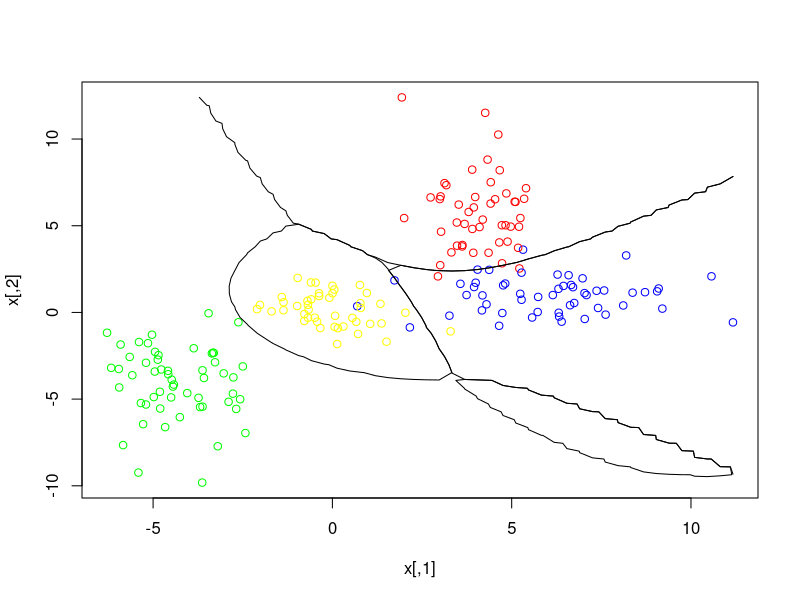

Generate this figure with R:
p1 <- 0.25
p2 <- 0.25
p3 <- 0.25
p4 <- 0.25

n <- 200

s1 <- c(1, 2)
s2 <- c(2, 1)
s3 <- c(1.5, 2)
s4 <- c(1, 1)
s <- rbind(s1, s2, s3, s4)

m1 <- c(4, 6)
m2 <- c(6, 1)
m3 <- c(-4, -4)
m4 <- c(0, 0)
m <- rbind(m1, m2, m3, m4)

c <- sample(c(1, 2, 3, 4), size = n, prob = c(p1, p2, p3, p4), replace = TRUE)
x <- cbind(rnorm(n, m[c, 1], s[c, 1]), rnorm(n, m[c, 2], s[c, 2]))

color <- rep('red', n)
color[c == 2] <- 'blue'
color[c == 3] <- 'green'
color[c == 4] <- 'yellow'

plot(x, col = color)

# Bayes border
len <- 50

xp <- seq(min(x[, 1]), max(x[, 1]), length = len)
yp <- seq(min(x[, 2]), max(x[, 2]), length = len)

grid <- expand.grid(z1 = xp, x2 = yp)

Z <- p1 * dnorm(grid[, 1], m[1, 1], s[1, 1]) *
    dnorm(grid[, 2], m[1, 2], s[1, 2])
Z <- cbind(Z, p2 * dnorm(grid[, 1], m[2, 1], s[2, 1]) *
           dnorm(grid[, 2], m[2, 2], s[2, 2]))
Z <- cbind(Z, p3 * dnorm(grid[, 1], m[3, 1], s[3, 1]) *
           dnorm(grid[, 2], m[3, 2], s[3, 2]))
Z <- cbind(Z, p4 * dnorm(grid[, 1], m[4, 1], s[4, 1]) *
           dnorm(grid[, 2], m[4, 2], s[4, 2]))

zp <- Z[, 4] - pmax(Z[, 1], Z[, 3], Z[, 2])
contour(xp, yp, matrix(zp, len), add = TRUE, levels = 0, drawlabels = FALSE)
zp <- Z[, 1] - pmax(Z[, 2], Z[, 3], Z[, 4])
contour(xp, yp, matrix(zp, len), add = TRUE, levels = 0, drawlabels = FALSE)
zp <- Z[, 2] - pmax(Z[, 1], Z[, 3], Z[, 4])
contour(xp, yp, matrix(zp, len), add = TRUE, levels = 0, drawlabels = FALSE)
